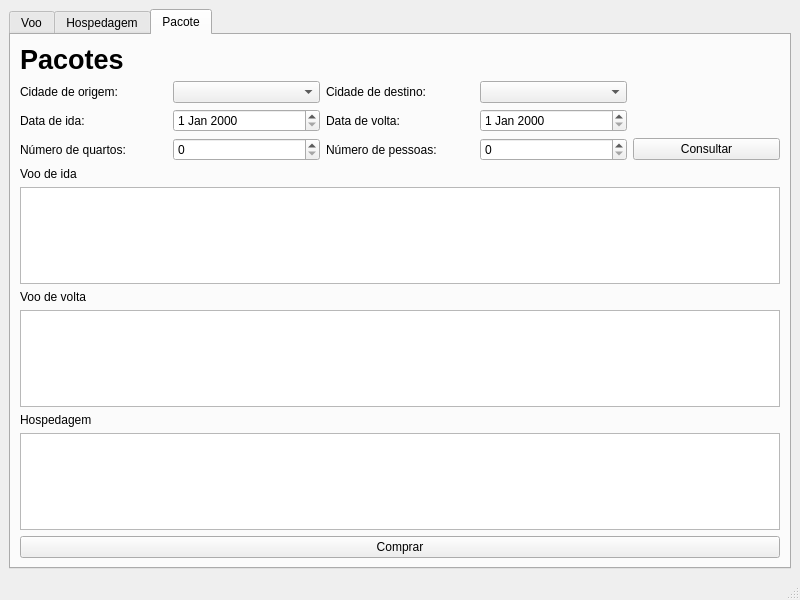
<?xml version="1.0" encoding="UTF-8"?>
<ui version="4.0">
 <class>MainWindow</class>
 <widget class="QMainWindow" name="MainWindow">
  <property name="geometry">
   <rect>
    <x>0</x>
    <y>0</y>
    <width>800</width>
    <height>600</height>
   </rect>
  </property>
  <property name="windowTitle">
   <string>MainWindow</string>
  </property>
  <widget class="QWidget" name="centralwidget">
   <layout class="QVBoxLayout" name="verticalLayout">
    <item>
     <widget class="QTabWidget" name="tabWidget">
      <property name="currentIndex">
       <number>2</number>
      </property>
      <widget class="QWidget" name="tabVoo">
       <attribute name="title">
        <string>Voo</string>
       </attribute>
       <layout class="QVBoxLayout" name="vboxTabVoo">
        <item>
         <layout class="QGridLayout" name="gridFormVoo">
          <item row="0" column="0">
           <widget class="QLabel" name="labelVoos">
            <property name="font">
             <font>
              <pointsize>20</pointsize>
              <weight>75</weight>
              <bold>true</bold>
             </font>
            </property>
            <property name="text">
             <string>Voos</string>
            </property>
           </widget>
          </item>
          <item row="1" column="0">
           <widget class="QLabel" name="labelOrigemVoo">
            <property name="text">
             <string>Cidade de origem:</string>
            </property>
           </widget>
          </item>
          <item row="1" column="1">
           <widget class="QComboBox" name="choiceOrigemVoo"/>
          </item>
          <item row="1" column="2">
           <widget class="QLabel" name="labelDestinoVoo">
            <property name="text">
             <string>Cidade de destino:</string>
            </property>
           </widget>
          </item>
          <item row="1" column="3">
           <widget class="QComboBox" name="choiceDestinoVoo"/>
          </item>
          <item row="2" column="0">
           <widget class="QLabel" name="labelDataIdaVoo">
            <property name="text">
             <string>Data de ida:</string>
            </property>
           </widget>
          </item>
          <item row="2" column="1">
           <widget class="QDateEdit" name="dateVooIda"/>
          </item>
          <item row="2" column="2">
           <widget class="QLabel" name="labelDataVoltaVoo">
            <property name="text">
             <string>Data de volta:</string>
            </property>
           </widget>
          </item>
          <item row="3" column="0">
           <widget class="QLabel" name="labelNumPessoasVoo">
            <property name="text">
             <string>Número de pessoas:</string>
            </property>
           </widget>
          </item>
          <item row="3" column="1">
           <widget class="QSpinBox" name="spinnerNumPessoasVoo"/>
          </item>
          <item row="3" column="4">
           <widget class="QPushButton" name="buttonConsultarVoo">
            <property name="text">
             <string>Consultar</string>
            </property>
           </widget>
          </item>
          <item row="2" column="3">
           <widget class="QDateEdit" name="dateVooVolta"/>
          </item>
          <item row="1" column="4" rowspan="2">
           <widget class="QGroupBox" name="gboxTipoVoo">
            <property name="title">
             <string/>
            </property>
            <property name="flat">
             <bool>true</bool>
            </property>
            <layout class="QVBoxLayout" name="verticalLayout_4">
             <property name="spacing">
              <number>0</number>
             </property>
             <property name="leftMargin">
              <number>0</number>
             </property>
             <property name="topMargin">
              <number>0</number>
             </property>
             <property name="rightMargin">
              <number>0</number>
             </property>
             <property name="bottomMargin">
              <number>0</number>
             </property>
             <item>
              <widget class="QRadioButton" name="radioSomenteIdaVoo">
               <property name="text">
                <string>Somente ida</string>
               </property>
              </widget>
             </item>
             <item>
              <widget class="QRadioButton" name="radioIdaEVoltaVoo">
               <property name="text">
                <string>Ida e volta</string>
               </property>
              </widget>
             </item>
            </layout>
           </widget>
          </item>
         </layout>
        </item>
        <item>
         <layout class="QVBoxLayout" name="vboxVooIda">
          <item>
           <widget class="QLabel" name="labelVooIda">
            <property name="font">
             <font>
              <pointsize>16</pointsize>
             </font>
            </property>
            <property name="text">
             <string>Voos de ida</string>
            </property>
           </widget>
          </item>
          <item>
           <widget class="QTableWidget" name="tableVooIda"/>
          </item>
         </layout>
        </item>
        <item>
         <layout class="QVBoxLayout" name="vboxVooVolta">
          <item>
           <widget class="QLabel" name="labelVooVolta">
            <property name="font">
             <font>
              <pointsize>16</pointsize>
             </font>
            </property>
            <property name="text">
             <string>Voos de volta</string>
            </property>
           </widget>
          </item>
          <item>
           <widget class="QTableWidget" name="tableVooVolta"/>
          </item>
         </layout>
        </item>
        <item>
         <widget class="QPushButton" name="buttonComprarVoo">
          <property name="text">
           <string>Comprar</string>
          </property>
         </widget>
        </item>
       </layout>
      </widget>
      <widget class="QWidget" name="tabHospedagem">
       <attribute name="title">
        <string>Hospedagem</string>
       </attribute>
       <layout class="QVBoxLayout" name="verticalLayout_5">
        <item>
         <layout class="QGridLayout" name="gridFormHosp">
          <item row="1" column="0">
           <widget class="QLabel" name="labelCidadeHosp">
            <property name="text">
             <string>Cidade:</string>
            </property>
           </widget>
          </item>
          <item row="1" column="1">
           <widget class="QComboBox" name="choiceCidadeHosp"/>
          </item>
          <item row="2" column="0">
           <widget class="QLabel" name="labelDataIniHosp">
            <property name="text">
             <string>Data de chegada:</string>
            </property>
           </widget>
          </item>
          <item row="2" column="1">
           <widget class="QDateEdit" name="dateChegadaHosp"/>
          </item>
          <item row="2" column="2">
           <widget class="QLabel" name="labelDataFimHosp">
            <property name="text">
             <string>Data de saída:</string>
            </property>
           </widget>
          </item>
          <item row="2" column="3">
           <widget class="QDateEdit" name="dateSaidaHosp"/>
          </item>
          <item row="3" column="0">
           <widget class="QLabel" name="labelNumQuartosHosp">
            <property name="text">
             <string>Número de quartos:</string>
            </property>
           </widget>
          </item>
          <item row="3" column="1">
           <widget class="QSpinBox" name="spinnerNumQuartosHosp"/>
          </item>
          <item row="3" column="2">
           <widget class="QLabel" name="labelNumPessoasHosp">
            <property name="text">
             <string>Número de pessoas:</string>
            </property>
           </widget>
          </item>
          <item row="3" column="3">
           <widget class="QSpinBox" name="spinnerNumPessoasHosp"/>
          </item>
          <item row="3" column="4">
           <widget class="QPushButton" name="buttonConsultarHosp">
            <property name="text">
             <string>Consultar</string>
            </property>
           </widget>
          </item>
          <item row="0" column="0" colspan="2">
           <widget class="QLabel" name="labelHosp">
            <property name="font">
             <font>
              <pointsize>20</pointsize>
              <weight>75</weight>
              <bold>true</bold>
             </font>
            </property>
            <property name="text">
             <string>Hospedagens</string>
            </property>
           </widget>
          </item>
         </layout>
        </item>
        <item>
         <widget class="QTableWidget" name="tableHospedagem"/>
        </item>
        <item>
         <widget class="QPushButton" name="buttonComprarHosp">
          <property name="text">
           <string>Comprar</string>
          </property>
         </widget>
        </item>
       </layout>
      </widget>
      <widget class="QWidget" name="tabPacote">
       <attribute name="title">
        <string>Pacote</string>
       </attribute>
       <layout class="QVBoxLayout" name="verticalLayout_10">
        <item>
         <layout class="QGridLayout" name="gridFormPacote">
          <item row="0" column="0">
           <widget class="QLabel" name="labelPacote">
            <property name="font">
             <font>
              <pointsize>20</pointsize>
              <weight>75</weight>
              <bold>true</bold>
             </font>
            </property>
            <property name="text">
             <string>Pacotes</string>
            </property>
           </widget>
          </item>
          <item row="1" column="0">
           <widget class="QLabel" name="labelOrigemPacote">
            <property name="text">
             <string>Cidade de origem:</string>
            </property>
           </widget>
          </item>
          <item row="1" column="1">
           <widget class="QComboBox" name="choiceOrigemPacote"/>
          </item>
          <item row="1" column="2">
           <widget class="QLabel" name="labelDestinoPacote">
            <property name="text">
             <string>Cidade de destino:</string>
            </property>
           </widget>
          </item>
          <item row="1" column="3">
           <widget class="QComboBox" name="choiceDestinoPacote"/>
          </item>
          <item row="2" column="0">
           <widget class="QLabel" name="labelDataIdaPacote">
            <property name="text">
             <string>Data de ida:</string>
            </property>
           </widget>
          </item>
          <item row="2" column="1">
           <widget class="QDateEdit" name="datePacoteIda"/>
          </item>
          <item row="2" column="2">
           <widget class="QLabel" name="labelDataVoltaPacote">
            <property name="text">
             <string>Data de volta:</string>
            </property>
           </widget>
          </item>
          <item row="3" column="0">
           <widget class="QLabel" name="labelNumQuartosPacote">
            <property name="text">
             <string>Número de quartos:</string>
            </property>
           </widget>
          </item>
          <item row="3" column="1">
           <widget class="QSpinBox" name="spinnerNumQuartosPacote"/>
          </item>
          <item row="3" column="4">
           <widget class="QPushButton" name="buttonConsultarPacote">
            <property name="text">
             <string>Consultar</string>
            </property>
           </widget>
          </item>
          <item row="2" column="3">
           <widget class="QDateEdit" name="datePacoteVolta"/>
          </item>
          <item row="3" column="2">
           <widget class="QLabel" name="labelNumPessoasPacote">
            <property name="text">
             <string>Número de pessoas:</string>
            </property>
           </widget>
          </item>
          <item row="3" column="3">
           <widget class="QSpinBox" name="spinnerNumPessoasPacote"/>
          </item>
         </layout>
        </item>
        <item>
         <layout class="QVBoxLayout" name="vboxVooIdaPac">
          <item>
           <widget class="QLabel" name="labelVooIdaPac">
            <property name="text">
             <string>Voo de ida</string>
            </property>
           </widget>
          </item>
          <item>
           <widget class="QTableView" name="tableVooIdaPac"/>
          </item>
         </layout>
        </item>
        <item>
         <layout class="QVBoxLayout" name="vboxVooVoltaPac">
          <item>
           <widget class="QLabel" name="labelVooVoltaPac">
            <property name="text">
             <string>Voo de volta</string>
            </property>
           </widget>
          </item>
          <item>
           <widget class="QTableView" name="tableVooVoltaPac"/>
          </item>
         </layout>
        </item>
        <item>
         <layout class="QVBoxLayout" name="vboxHospedagemPac">
          <item>
           <widget class="QLabel" name="labelHospedagemPac">
            <property name="text">
             <string>Hospedagem</string>
            </property>
           </widget>
          </item>
          <item>
           <widget class="QTableView" name="tableHospedagemPac"/>
          </item>
         </layout>
        </item>
        <item>
         <widget class="QPushButton" name="buttonComprarPacote">
          <property name="text">
           <string>Comprar</string>
          </property>
         </widget>
        </item>
       </layout>
      </widget>
     </widget>
    </item>
   </layout>
  </widget>
  <widget class="QStatusBar" name="statusbar"/>
 </widget>
 <resources/>
 <connections/>
</ui>
